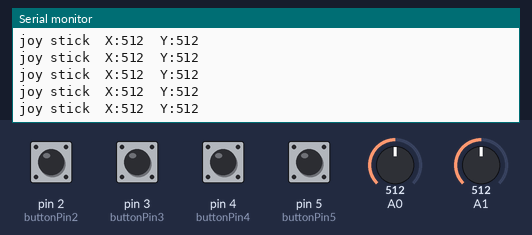
A sketch run on a simulated Arduino Uno, built with avr-gcc and run on an emulated ATmega328P. Shown: the last lines printed to the serial monitor. Inputs (shaded band) come from the test bench; at power-on: pin 2 (buttonPin2), pin 3 (buttonPin3), pin 4 (buttonPin4), pin 5 (buttonPin5) HIGH, A1 = 512, A0 = 512.

Above: at 5.8 s.
5.9 s: A1 set to 11
At 5.95 s:
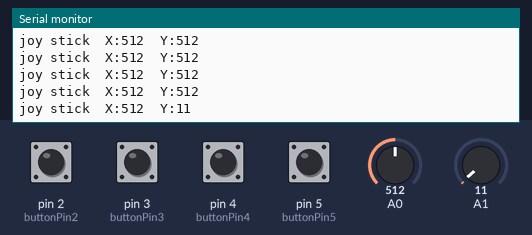
8.9 s: A1 set to 8
At 8.94 s:
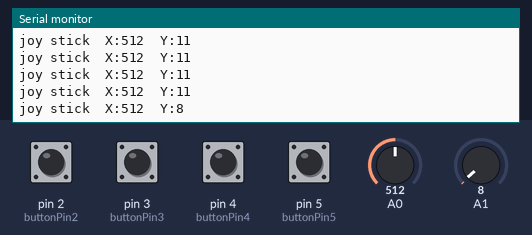
Timing chart, 0 to 11.9 s (numbered marks = the images above; inputs shaded):
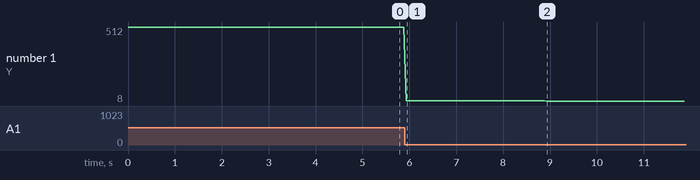

The sketch:

joystick_shield.ino
```cpp
const int buttonPin2 = 2;                           // 조이스틱 쉴드의 버튼이 누르는 걸 입력받기 위해 선언
const int buttonPin3 = 3;
const int buttonPin4 = 4;
const int buttonPin5 = 5;

void setup() {

  Serial.begin(9600);                               // 시리얼 통신을 시작하며, 통신속도는 9600

  pinMode(buttonPin2, INPUT_PULLUP );
  pinMode(buttonPin3, INPUT_PULLUP );
  pinMode(buttonPin4, INPUT_PULLUP );
  pinMode(buttonPin5, INPUT_PULLUP );
}

void loop() {


  int X = analogRead(0);                           // 변수 X에 아날로그 0번핀에 입력되는 신호를 대입
  int Y = analogRead(1);                           // 변수 Y에 아날로그 1번핀에 입력되는 신호를 대입

  int buttonValue2 = digitalRead(2);               // buttonValue값 선언
  int buttonValue3 = digitalRead(3);
  int buttonValue4 = digitalRead(4);
  int buttonValue5 = digitalRead(5);


  Serial.print("joy stick  ");                       // 조이스틱 x값, y값 시리얼모니터에 출력
  Serial.print("X");
  Serial.print(":");
  Serial.print(X);
  Serial.print("  ");
  Serial.print("Y");
  Serial.print(":");
  Serial.println(Y);

  if (buttonValue2 == LOW) {                       // if문을 이용하여 각 버튼이 눌리면 알파벳이 시리얼모니터에 출력되도록 설정
    Serial.print("joy stick  ");
    Serial.print("X");
    Serial.print(":");
    Serial.print(X);
    Serial.print("  ");
    Serial.print("Y");
    Serial.print(":");
    Serial.print(Y);
    Serial.print("   |");
    Serial.println("A: Yes  B: No  C: No  D: No");
  }
  if (buttonValue3 == LOW) {
    Serial.print("joy stick  ");
    Serial.print("X");
    Serial.print(":");
    Serial.print(X);
    Serial.print("  ");
    Serial.print("Y");
    Serial.print(":");
    Serial.print(Y);
    Serial.print("   |");
    Serial.println("A: No  B: Yes  C: No  D: No");
  }
  if (buttonValue4 == LOW) {
    Serial.print("joy stick  ");
    Serial.print("X");
    Serial.print(":");
    Serial.print(X);
    Serial.print("  ");
    Serial.print("Y");
    Serial.print(":");
    Serial.print(Y);
    Serial.print("   |");
    Serial.println("A: No  B: No  C: Yes  D: No");
  }
  if (buttonValue5 == LOW) {
    Serial.print("joy stick  ");
    Serial.print("X");
    Serial.print(":");
    Serial.print(X);
    Serial.print("  ");
    Serial.print("Y");
    Serial.print(":");
    Serial.print(Y);
    Serial.print("   |");
    Serial.println("A: No  B: No  C: No  D: Yes");
  }

  delay(50);                                        // 0.5초동안 지속
}
```

Measured:
- after the input at 5.9 s, the serial monitor: prints a new line at once (image 1)
- after the input at 8.9 s, the serial monitor: prints a new line at once (image 2)
- plotted number 1: 512 → 11 after the input at 5.9 s, 11 → 8 after the input at 8.9 s
